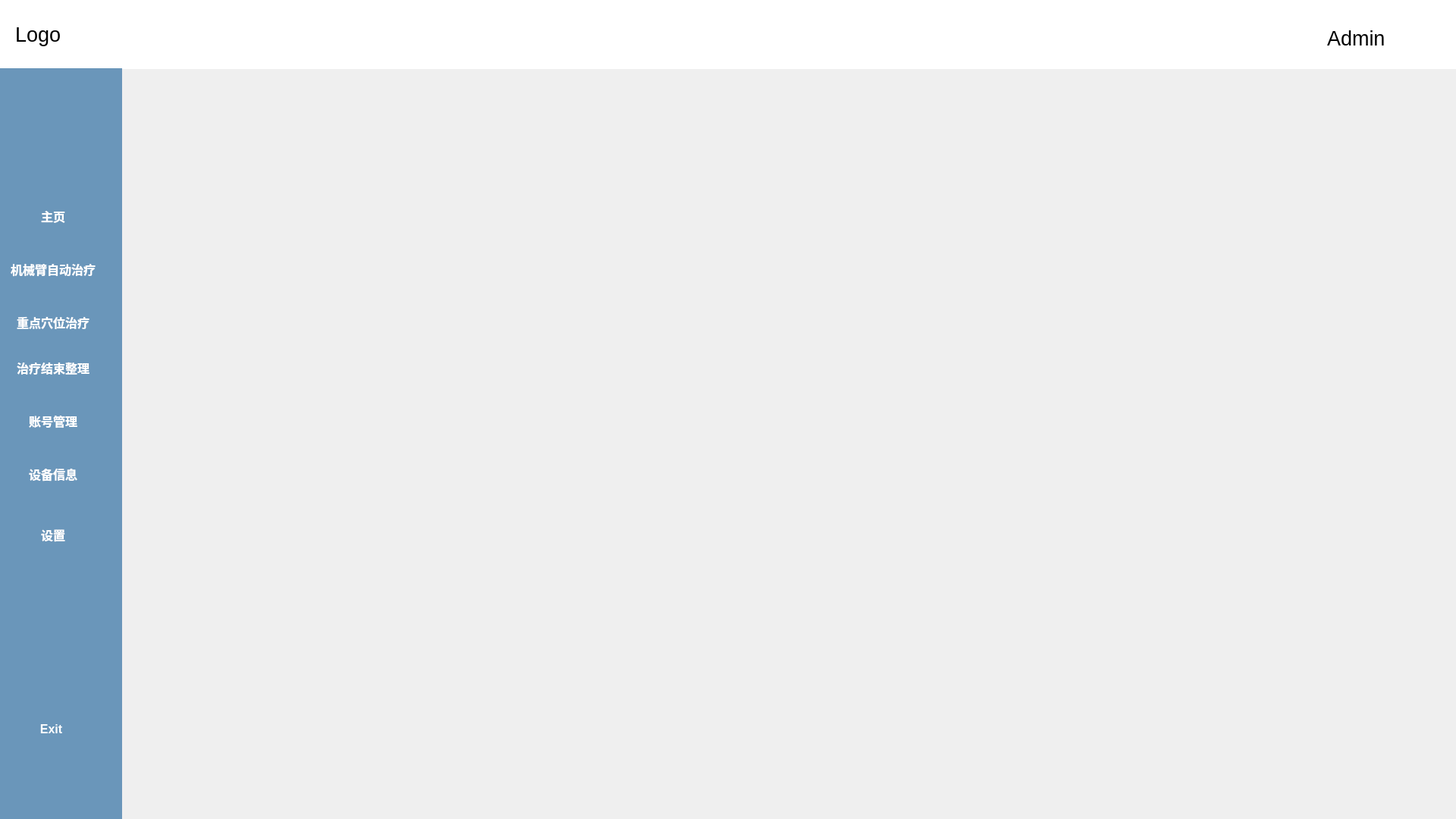
<?xml version="1.0" encoding="UTF-8"?>
<ui version="4.0">
 <class>MyWindowClass</class>
 <widget class="QWidget" name="MyWindowClass">
  <property name="geometry">
   <rect>
    <x>0</x>
    <y>0</y>
    <width>1920</width>
    <height>1080</height>
   </rect>
  </property>
  <property name="windowTitle">
   <string>MyWindow</string>
  </property>
  <widget class="QWidget" name="widget_Top" native="true">
   <property name="geometry">
    <rect>
     <x>0</x>
     <y>0</y>
     <width>1921</width>
     <height>91</height>
    </rect>
   </property>
   <property name="styleSheet">
    <string notr="true">background-color: rgb(255,255,255);</string>
   </property>
   <widget class="QLabel" name="label_Logo">
    <property name="geometry">
     <rect>
      <x>20</x>
      <y>20</y>
      <width>81</width>
      <height>51</height>
     </rect>
    </property>
    <property name="font">
     <font>
      <family>Arial</family>
      <pointsize>20</pointsize>
     </font>
    </property>
    <property name="text">
     <string>Logo</string>
    </property>
   </widget>
   <widget class="QLabel" name="label_DateTime">
    <property name="geometry">
     <rect>
      <x>1390</x>
      <y>30</y>
      <width>301</width>
      <height>31</height>
     </rect>
    </property>
    <property name="font">
     <font>
      <family>Arial</family>
      <pointsize>12</pointsize>
     </font>
    </property>
    <property name="styleSheet">
     <string notr="true">color: rgb(106,150,186);</string>
    </property>
    <property name="text">
     <string/>
    </property>
   </widget>
   <widget class="QLabel" name="label_Operator">
    <property name="geometry">
     <rect>
      <x>1750</x>
      <y>30</y>
      <width>111</width>
      <height>41</height>
     </rect>
    </property>
    <property name="font">
     <font>
      <family>Arial</family>
      <pointsize>20</pointsize>
     </font>
    </property>
    <property name="text">
     <string>Admin</string>
    </property>
   </widget>
  </widget>
  <widget class="QWidget" name="widget" native="true">
   <property name="geometry">
    <rect>
     <x>0</x>
     <y>90</y>
     <width>161</width>
     <height>991</height>
    </rect>
   </property>
   <property name="styleSheet">
    <string notr="true">background-color: rgb(106,150,186);</string>
   </property>
   <widget class="QPushButton" name="pushButton_Exit">
    <property name="geometry">
     <rect>
      <x>30</x>
      <y>860</y>
      <width>75</width>
      <height>23</height>
     </rect>
    </property>
    <property name="font">
     <font>
      <family>Arial</family>
      <pointsize>12</pointsize>
      <weight>75</weight>
      <bold>true</bold>
     </font>
    </property>
    <property name="styleSheet">
     <string notr="true">
QPushButton {
    background-color:rgb(106,150,186);
    color: white;
	border-top-right-radius:15px;
	border-bottom-right-radius:15px;
    padding: 5px 10px;
}
 
QPushButton:hover {
    background-color:rgb(255,255,255);
	color: black;
}
 
QPushButton:pressed {
    background-color:rgb(255,255,255);
	color: black;
}
 
QPushButton:disabled {
    background-color: #f0f0f0;
    color: #999;
}</string>
    </property>
    <property name="text">
     <string>Exit</string>
    </property>
   </widget>
   <widget class="QLabel" name="label_RobotInMain">
    <property name="geometry">
     <rect>
      <x>30</x>
      <y>50</y>
      <width>81</width>
      <height>71</height>
     </rect>
    </property>
    <property name="text">
     <string/>
    </property>
    <property name="pixmap">
     <pixmap>robot1.png</pixmap>
    </property>
   </widget>
   <widget class="QPushButton" name="pushButton_MainFrame">
    <property name="geometry">
     <rect>
      <x>0</x>
      <y>180</y>
      <width>140</width>
      <height>30</height>
     </rect>
    </property>
    <property name="font">
     <font>
      <family>Arial</family>
      <pointsize>12</pointsize>
      <weight>75</weight>
      <bold>true</bold>
     </font>
    </property>
    <property name="styleSheet">
     <string notr="true">
QPushButton {
    background-color:rgb(106,150,186);
    color: white;
	border-top-right-radius:15px;
	border-bottom-right-radius:15px;
    padding: 5px 10px;
}
 
QPushButton:hover {
    background-color:rgb(255,255,255);
	color: black;
}
 
QPushButton:pressed {
    background-color:rgb(255,255,255);
	color: black;
}
 
QPushButton:disabled {
    background-color: #f0f0f0;
    color: #999;
}
</string>
    </property>
    <property name="text">
     <string>主页</string>
    </property>
    <property name="checkable">
     <bool>true</bool>
    </property>
    <property name="checked">
     <bool>true</bool>
    </property>
    <property name="autoExclusive">
     <bool>true</bool>
    </property>
   </widget>
   <widget class="QPushButton" name="pushButton_AutoTreat">
    <property name="geometry">
     <rect>
      <x>0</x>
      <y>250</y>
      <width>140</width>
      <height>30</height>
     </rect>
    </property>
    <property name="font">
     <font>
      <family>Arial</family>
      <pointsize>12</pointsize>
      <weight>75</weight>
      <italic>false</italic>
      <bold>true</bold>
     </font>
    </property>
    <property name="styleSheet">
     <string notr="true">
QPushButton {
    background-color:rgb(106,150,186);
    color: white;
	border-top-right-radius:15px;
	border-bottom-right-radius:15px;
    padding: 5px 10px;
}
 
QPushButton:hover {
    background-color:rgb(255,255,255);
	color: black;
}
 
QPushButton:pressed {
    background-color:rgb(255,255,255);
	color: black;
}
 
QPushButton:disabled {
    background-color: #f0f0f0;
    color: #999;
}</string>
    </property>
    <property name="text">
     <string>机械臂自动治疗</string>
    </property>
    <property name="checkable">
     <bool>true</bool>
    </property>
    <property name="checked">
     <bool>false</bool>
    </property>
    <property name="autoExclusive">
     <bool>true</bool>
    </property>
   </widget>
   <widget class="QPushButton" name="pushButton_IntensiveTreat">
    <property name="geometry">
     <rect>
      <x>0</x>
      <y>320</y>
      <width>140</width>
      <height>30</height>
     </rect>
    </property>
    <property name="font">
     <font>
      <family>Arial</family>
      <pointsize>12</pointsize>
      <weight>75</weight>
      <bold>true</bold>
     </font>
    </property>
    <property name="styleSheet">
     <string notr="true">
QPushButton {
    background-color:rgb(106,150,186);
    color: white;
	border-top-right-radius:15px;
	border-bottom-right-radius:15px;
    padding: 5px 10px;
}
 
QPushButton:hover {
    background-color:rgb(255,255,255);
	color: black;
}
 
QPushButton:pressed {
    background-color:rgb(255,255,255);
	color: black;
}
 
QPushButton:disabled {
    background-color: #f0f0f0;
    color: #999;
}</string>
    </property>
    <property name="text">
     <string>重点穴位治疗</string>
    </property>
    <property name="checkable">
     <bool>true</bool>
    </property>
    <property name="checked">
     <bool>false</bool>
    </property>
    <property name="autoExclusive">
     <bool>true</bool>
    </property>
   </widget>
   <widget class="QPushButton" name="pushButton_AccountManage">
    <property name="geometry">
     <rect>
      <x>0</x>
      <y>450</y>
      <width>140</width>
      <height>30</height>
     </rect>
    </property>
    <property name="font">
     <font>
      <family>Arial</family>
      <pointsize>12</pointsize>
      <weight>75</weight>
      <bold>true</bold>
     </font>
    </property>
    <property name="styleSheet">
     <string notr="true">
QPushButton {
    background-color:rgb(106,150,186);
    color: white;
	border-top-right-radius:15px;
	border-bottom-right-radius:15px;
    padding: 5px 10px;
}
 
QPushButton:hover {
    background-color:rgb(255,255,255);
	color: black;
}
 
QPushButton:pressed {
    background-color:rgb(255,255,255);
	color: black;
}
 
QPushButton:disabled {
    background-color: #f0f0f0;
    color: #999;
}</string>
    </property>
    <property name="text">
     <string>账号管理</string>
    </property>
    <property name="checkable">
     <bool>true</bool>
    </property>
    <property name="checked">
     <bool>false</bool>
    </property>
    <property name="autoExclusive">
     <bool>true</bool>
    </property>
   </widget>
   <widget class="QPushButton" name="pushButton_EquipInfo">
    <property name="geometry">
     <rect>
      <x>0</x>
      <y>520</y>
      <width>140</width>
      <height>30</height>
     </rect>
    </property>
    <property name="font">
     <font>
      <family>Arial</family>
      <pointsize>12</pointsize>
      <weight>75</weight>
      <bold>true</bold>
     </font>
    </property>
    <property name="styleSheet">
     <string notr="true">
QPushButton {
    background-color:rgb(106,150,186);
    color: white;
	border-top-right-radius:15px;
	border-bottom-right-radius:15px;
    padding: 5px 10px;
}
 
QPushButton:hover {
    background-color:rgb(255,255,255);
	color: black;
}
 
QPushButton:pressed {
    background-color:rgb(255,255,255);
	color: black;
}
 
QPushButton:disabled {
    background-color: #f0f0f0;
    color: #999;
}</string>
    </property>
    <property name="text">
     <string>设备信息</string>
    </property>
    <property name="checkable">
     <bool>true</bool>
    </property>
    <property name="checked">
     <bool>false</bool>
    </property>
    <property name="autoExclusive">
     <bool>true</bool>
    </property>
   </widget>
   <widget class="QPushButton" name="pushButton_SetUp">
    <property name="geometry">
     <rect>
      <x>0</x>
      <y>600</y>
      <width>140</width>
      <height>30</height>
     </rect>
    </property>
    <property name="font">
     <font>
      <family>Arial</family>
      <pointsize>12</pointsize>
      <weight>75</weight>
      <bold>true</bold>
     </font>
    </property>
    <property name="styleSheet">
     <string notr="true">
QPushButton {
    background-color:rgb(106,150,186);
    color: white;
	border-top-right-radius:15px;
	border-bottom-right-radius:15px;
    padding: 5px 10px;
}
 
QPushButton:hover {
    background-color:rgb(255,255,255);
	color: black;
}
 
QPushButton:pressed {
    background-color:rgb(255,255,255);
	color: black;
}
 
QPushButton:disabled {
    background-color: #f0f0f0;
    color: #999;
}</string>
    </property>
    <property name="text">
     <string>设置</string>
    </property>
    <property name="checkable">
     <bool>true</bool>
    </property>
    <property name="checked">
     <bool>false</bool>
    </property>
    <property name="autoExclusive">
     <bool>true</bool>
    </property>
   </widget>
   <widget class="QPushButton" name="pushButton_FinishOrganize">
    <property name="geometry">
     <rect>
      <x>0</x>
      <y>380</y>
      <width>140</width>
      <height>30</height>
     </rect>
    </property>
    <property name="font">
     <font>
      <family>Arial</family>
      <pointsize>12</pointsize>
      <weight>75</weight>
      <bold>true</bold>
     </font>
    </property>
    <property name="styleSheet">
     <string notr="true">
QPushButton {
    background-color:rgb(106,150,186);
    color: white;
	border-top-right-radius:15px;
	border-bottom-right-radius:15px;
    padding: 5px 10px;
}
 
QPushButton:hover {
    background-color:rgb(255,255,255);
	color: black;
}
 
QPushButton:pressed {
    background-color:rgb(255,255,255);
	color: black;
}
 
QPushButton:disabled {
    background-color: #f0f0f0;
    color: #999;
}</string>
    </property>
    <property name="text">
     <string>治疗结束整理</string>
    </property>
    <property name="checkable">
     <bool>true</bool>
    </property>
    <property name="checked">
     <bool>false</bool>
    </property>
    <property name="autoExclusive">
     <bool>true</bool>
    </property>
   </widget>
  </widget>
  <widget class="QStackedWidget" name="stackedWidget_Pags">
   <property name="geometry">
    <rect>
     <x>160</x>
     <y>90</y>
     <width>1760</width>
     <height>990</height>
    </rect>
   </property>
   <widget class="QWidget" name="page"/>
   <widget class="QWidget" name="page_2"/>
  </widget>
 </widget>
 <layoutdefault spacing="6" margin="11"/>
 <resources/>
 <connections/>
</ui>
